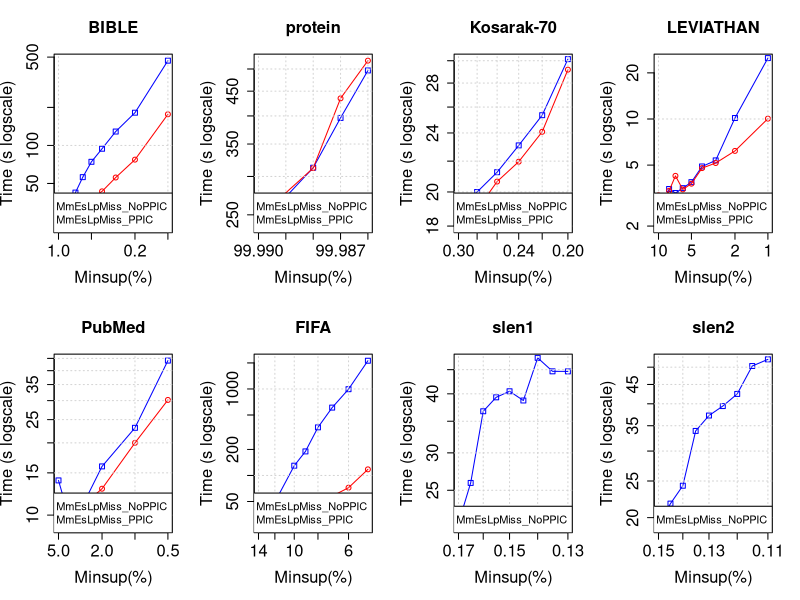

The R script that drew this image:
tiff("MmEsLpMiss__Comparison.png", width=18, height=9, units='in', res=120)
par(mfrow=c(2,4), cex.lab=1.5, cex.axis=1.5, cex.main=1.5, cex.sub=1.5)

#BIBLE
#DATA
x <- c(0.01, 0.009, 0.008, 0.007, 0.006, 0.005, 0.004, 0.003, 0.002, 0.001)*100

zero <- c(35452, 36785, 35713, 42346, 56086, 74180, 94140, 128774, 181539, 468725)/1000
one <- c(28247, 23874, 27147, 28035, 30995, 37511, 43290, 55725, 77181, 176405)/1000

#PLOT
plot(x, zero, log = "xy", type="o", pch=0, xlab="Minsup(%)",ylab="Time (s logscale)", col="blue", xlim = rev(range(x)), ylim=c(23, 468))
lines(x, one, col="red", type="o", pch=1)
title(main="BIBLE", cex.lab=1.5, cex.axis=1.5, cex.main=1.5, cex.sub=1.5)
grid()
legend("bottomright", legend=c("MmEsLpMiss_NoPPIC", "MmEsLpMiss_PPIC"), lty=c(1,1),lwd=c(2,2), col=c("blue", "red"), cex = 1)

#protein
#DATA
x <- c(0.9999, 0.99988, 0.99987, 0.99986)*100

zero <- c(237057, 312765, 396253, 496434)/1000
one <- c(246882, 312195, 434838, 520212)/1000

#PLOT
plot(x, zero, log = "xy", type="o", pch=0, xlab="Minsup(%)",ylab="Time (s logscale)", col="blue", xlim = rev(range(x)), ylim=c(237, 520))
lines(x, one, col="red", type="o", pch=1)
title(main="protein", cex.lab=1.5, cex.axis=1.5, cex.main=1.5, cex.sub=1.5)
grid()
legend("bottomright", legend=c("MmEsLpMiss_NoPPIC", "MmEsLpMiss_PPIC"), lty=c(1,1),lwd=c(2,2), col=c("blue", "red"), cex = 1)

#Kosarak-70
#DATA
x <- c(0.003, 0.0028, 0.0026, 0.0024, 0.0022, 0.002)*100

zero <- c(19298, 20000, 21258, 23093, 25354, 30151)/1000
one <- c(18246, 18937, 20654, 21961, 24087, 29184)/1000

#PLOT
plot(x, zero, log = "xy", type="o", pch=0, xlab="Minsup(%)",ylab="Time (s logscale)", col="blue", xlim = rev(range(x)), ylim=c(18, 30))
lines(x, one, col="red", type="o", pch=1)
title(main="Kosarak-70", cex.lab=1.5, cex.axis=1.5, cex.main=1.5, cex.sub=1.5)
grid()
legend("bottomright", legend=c("MmEsLpMiss_NoPPIC", "MmEsLpMiss_PPIC"), lty=c(1,1),lwd=c(2,2), col=c("blue", "red"), cex = 1)

#LEVIATHAN
#DATA
x <- c(0.1, 0.09, 0.08, 0.07, 0.06, 0.05, 0.04, 0.03, 0.02, 0.01)*100

zero <- c(2748, 2808, 3491, 3287, 3539, 3871, 4898, 5367, 10148, 24977)/1000
one <- c(3170, 2933, 3398, 4253, 3470, 3782, 4780, 5159, 6189, 10052)/1000

#PLOT
plot(x, zero, log = "xy", type="o", pch=0, xlab="Minsup(%)",ylab="Time (s logscale)", col="blue", xlim = rev(range(x)), ylim=c(2, 24))
lines(x, one, col="red", type="o", pch=1)
title(main="LEVIATHAN", cex.lab=1.5, cex.axis=1.5, cex.main=1.5, cex.sub=1.5)
grid()
legend("bottomright", legend=c("MmEsLpMiss_NoPPIC", "MmEsLpMiss_PPIC"), lty=c(1,1),lwd=c(2,2), col=c("blue", "red"), cex = 1)

#PubMed
#DATA
x <- c(0.05, 0.04, 0.03, 0.02, 0.01, 0.005)*100

zero <- c(13949, 9785, 11005, 15957, 23109, 44058)/1000
one <- c(9556, 10489, 10974, 12881, 20003, 30201)/1000

#PLOT
plot(x, zero, log = "xy", type="o", pch=0, xlab="Minsup(%)",ylab="Time (s logscale)", col="blue", xlim = rev(range(x)), ylim=c(9, 44))
lines(x, one, col="red", type="o", pch=1)
title(main="PubMed", cex.lab=1.5, cex.axis=1.5, cex.main=1.5, cex.sub=1.5)
grid()
legend("bottomright", legend=c("MmEsLpMiss_NoPPIC", "MmEsLpMiss_PPIC"), lty=c(1,1),lwd=c(2,2), col=c("blue", "red"), cex = 1)

#FIFA
#DATA
x <- c(0.14, 0.12, 0.1, 0.09, 0.08, 0.07, 0.06, 0.05)*100

zero <- c(33111, 49208, 129728, 189627, 359721, 608857, 994174, 2120188)/1000
one <- c(26572, 28193, 35703, 44324, 48639, 57630, 72229, 117669)/1000

#PLOT
plot(x, zero, log = "xy", type="o", pch=0, xlab="Minsup(%)",ylab="Time (s logscale)", col="blue", xlim = rev(range(x)), ylim=c(26, 2120))
lines(x, one, col="red", type="o", pch=1)
title(main="FIFA", cex.lab=1.5, cex.axis=1.5, cex.main=1.5, cex.sub=1.5)
grid()
legend("bottomright", legend=c("MmEsLpMiss_NoPPIC", "MmEsLpMiss_PPIC"), lty=c(1,1),lwd=c(2,2), col=c("blue", "red"), cex = 1)

#slen1
#DATA
x <- c(0.0017, 0.00165, 0.0016, 0.00155, 0.0015, 0.00145, 0.0014, 0.00135, 0.0013)*100

zero <- c(21301, 25910, 36740, 39328, 40503, 38721, 47662, 44635, 44621)/1000

#PLOT
plot(x, zero, log = "xy", type="o", pch=0, xlab="Minsup(%)",ylab="Time (s logscale)", col="blue", xlim = rev(range(x)), ylim=c(21, 47))
title(main="slen1", cex.lab=1.5, cex.axis=1.5, cex.main=1.5, cex.sub=1.5)
grid()
legend("bottomright", legend=c("MmEsLpMiss_NoPPIC"), lty=c(1,1),lwd=c(2,2), col=c("blue"), cex = 1)

#slen2
#DATA
x <- c(0.0015, 0.00145, 0.0014, 0.00135, 0.0013, 0.00125, 0.0012, 0.00115, 0.0011)*100

zero <- c(19100, 21783, 24292, 33911, 37246, 39462, 42475, 50357, 52442)/1000

#PLOT
plot(x, zero, log = "xy", type="o", pch=0, xlab="Minsup(%)",ylab="Time (s logscale)", col="blue", xlim = rev(range(x)), ylim=c(19, 52))
title(main="slen2", cex.lab=1.5, cex.axis=1.5, cex.main=1.5, cex.sub=1.5)
grid()
legend("bottomright", legend=c("MmEsLpMiss_NoPPIC"), lty=c(1,1),lwd=c(2,2), col=c("blue"), cex = 1)

dev.off()
